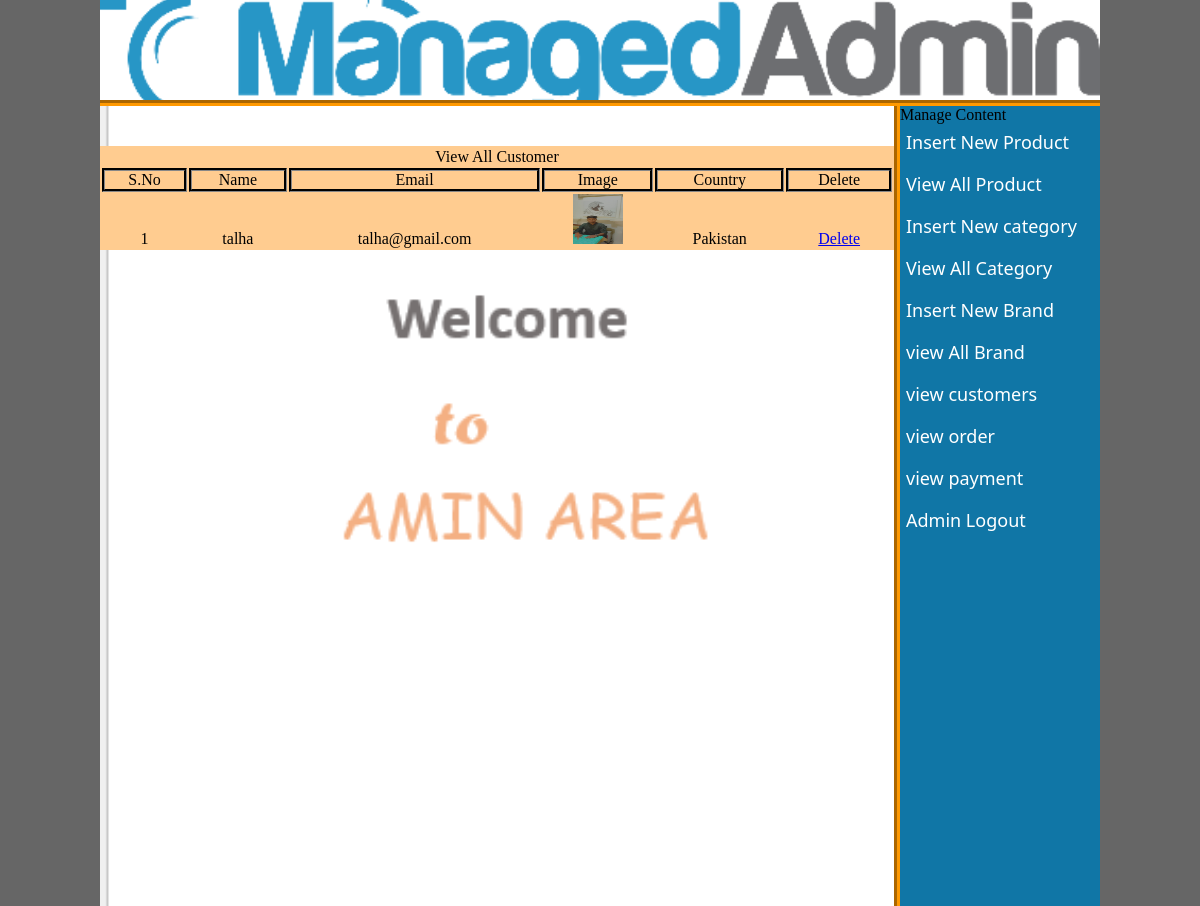
The app's page /Myproject/admin_area/index.php?view_customers (signed in) with its own data.
### tables this page shows
CREATE TABLE `customer` (
  `customer_id` int(10) NOT NULL,
  `customer_name` varchar(100) NOT NULL,
  `customer_email` varchar(100) NOT NULL,
  `customer_password` varchar(100) NOT NULL,
  `customer_country` text NOT NULL,
  `customer_city` text NOT NULL,
  `customer_contact` int(10) NOT NULL,
  `customer_addres` text NOT NULL,
  `customer_image` text NOT NULL,
  `customer_ip` int(100) NOT NULL
);

### Myproject/admin_area/view_customers.php (the view, shortened to what this page needs)
<?php
if(!isset($_SESSION['admin_email']))
{
    echo "<script>window.open('login.php','_self')</script>";
}
else
{
?>
<!DOCTYPE html>
<html lang="en">
<head>
</head>
<body>
<table width="794" align="center" bgcolor="#ffcc9" >
<tr align="center">
    <td colspan="6"><h2>View All Customer</h2></td>
</tr>
<tr align="center">
    <th>S.No</th>
    <th>Name</th>
    <th>Email</th>
    <th>Image</th>
    <th>Country</th>
    <th>Delete</th>
</tr>
<?php
include("includes/db.php");
$get_c="select * from customer ";
$run_c=mysqli_query($con,$get_c);
$i=0;
while($row_c=mysqli_fetch_array($run_c))
{
    $c_id=$row_c['customer_id'];
    $c_name=$row_c['customer_name'];
    $c_email=$row_c['customer_email'];
    $c_image=$row_c['customer_image'];
    $c_country=$row_c['customer_country'];
$i++;
?>
<tr align="center">
    <td><?php echo $i; ?></td>
    <td><?php echo $c_name; ?></td>
    <td><?php echo $c_email; ?></td>
    <td><img src="../costomer/customer_photos/<?php echo $c_image; ?>" width="50" height="50"></td>
    <td><?php echo $c_country ?></td>
    <td><a href="delete_c.php?delete_c=<?php echo $c_id ?>">Delete</td>
</tr>
<?php } ?>
</table>
</body>
</html>
<?php } ?>

### Myproject/admin_area/style/style.css (style rules this page uses)
html, body, div, span, applet, object, iframe, h1, h2, h3, h4, h5, h6, p, blockquote, pre, a, abbr, acronym, address, big, cite, code, del, dfn, em, img, ins, kbd, q, s, samp, small, strike, strong, sub, sup, tt, var, b, u, i, center, dl, dt, dd, ol, ul, li, fieldset, form, label, legend, table, caption, tbody, tfoot, thead, tr, th, td, article, aside, canvas, details, embed, figure, figcaption, footer, header, hgroup, menu, nav, output, ruby, section, summary, time, mark, audio, video { margin: 0; padding: 0; border: 0; font-size: 100%; font: inherit; vertical-align: baseline; }
body { background-color: #666; }

### Myproject/admin_area/view_customers.php (style rules this page uses)
th,tr { border:3px groove #333; }

### records on screen
customer: customer_name "talha", customer_email "talha@gmail.com", customer_image (picture), customer_country "Pakistan"
